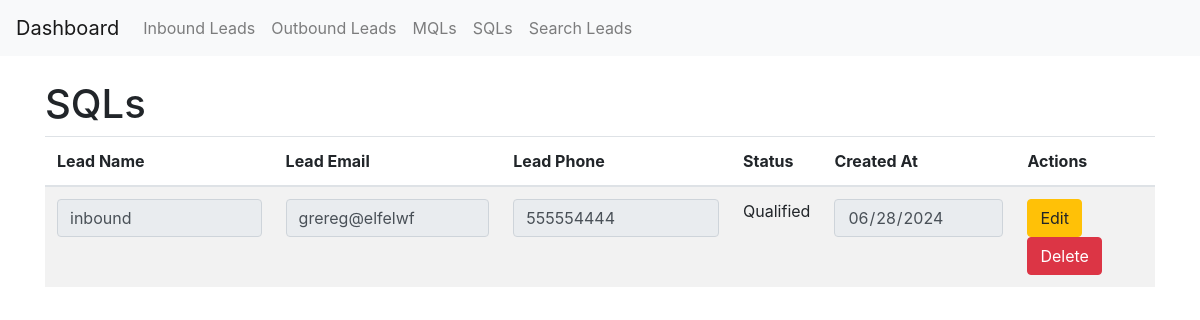
Page /sqls on the earlier database version.
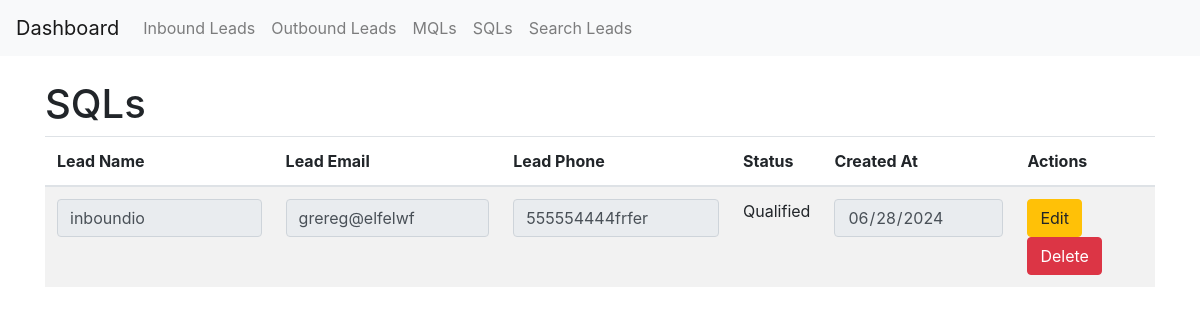
Same page on the later database version.
### app/models.py (models this page shows)
class SQL(db.Model):
    id = db.Column(db.Integer, primary_key=True)
    mql_id = db.Column(db.Integer, db.ForeignKey('mql.id'))
    status = db.Column(db.String(20), nullable=False)
    created_at = db.Column(db.DateTime, default=datetime.utcnow)

class InboundLead(db.Model):
    id = db.Column(db.Integer, primary_key=True)
    name = db.Column(db.String(64), nullable=False)
    email = db.Column(db.String(120), unique=True, nullable=False)
    phone = db.Column(db.String(20))
    created_at = db.Column(db.DateTime, default=datetime.utcnow)
    qualification = db.Column(db.String(20), default='')
    mqls = db.relationship('MQL', backref='inbound_lead', lazy=True)

### app/routes.py (the view, shortened to what this page needs)
@app.route('/sqls', methods=['GET', 'POST'])
def sqls():
    sqls = SQL.query.all()
    return render_template('sqls.html', title='SQLs', sqls=sqls)

### app/templates/sqls.html (shortened to what this page needs)
{% extends "base.html" %}
{% block content %}
  <h1>SQLs</h1>
  <table class="table table-striped">
    <thead>
      <tr>
        <th>Lead Name</th>
        <th>Lead Email</th>
        <th>Lead Phone</th>
        <th>Status</th>
        <th>Created At</th>
        <th>Actions</th>
      </tr>
    </thead>
    <tbody>
      {% for sql in sqls %}
        <tr>
          <form method="post">
            {% if sql.mql.lead_type == 'inbound' %}
              <td><input type="text" name="name_{{ sql.id }}" value="{{ sql.mql.inbound_lead.name }}" class="form-control" readonly></td>
              <td><input type="email" name="email_{{ sql.id }}" value="{{ sql.mql.inbound_lead.email }}" class="form-control" readonly></td>
              <td><input type="text" name="phone_{{ sql.id }}" value="{{ sql.mql.inbound_lead.phone }}" class="form-control" readonly></td>
            {% endif %}
            <td>{{ sql.status }}</td>
            <td><input type="date" name="created_at_{{ sql.id }}" value="{{ sql.created_at.strftime('%Y-%m-%d') }}" class="form-control" readonly></td>
            <td>
              <button type="button" class="btn btn-warning" onclick="enableEditing({{ sql.id }})">Edit</button>
              <button type="submit" name="action" value="delete_{{ sql.id }}" class="btn btn-danger">Delete</button>
            </td>
          </form>
        </tr>
      {% endfor %}
    </tbody>
  </table>
{% endblock %}

Differences in the rows shown:
changed SQL "Qualified": mql.inbound_lead.name "inbound" → "inboundio"; mql.inbound_lead.phone "555554444" → "555554444frfer"
